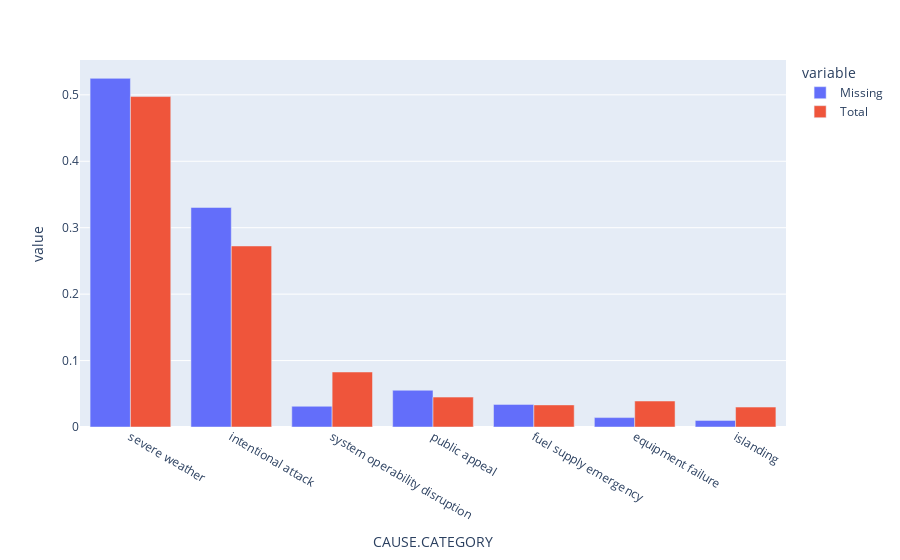

The notebook cell saved with this chart:
### Code cell
assess_missingness_on_cause("DEMAND.LOSS.MW")

### Figure 1 — Plotly figure (JSON) as saved in the notebook; plotly's stock layout.template omitted (floating-point values rounded to 4 significant figures)
{"data": [{"alignmentgroup": "True", "hovertemplate": "variable=Missing<br>CAUSE.CATEGORY=%{x}<br>value=%{y}<extra></extra>", "legendgroup": "Missing", "marker": {"color": "#636efa", "pattern": {"shape": ""}}, "name": "Missing", "offsetgroup": "Missing", "orientation": "v", "showlegend": true, "textposition": "auto", "type": "bar", "x": ["equipment failure", "fuel supply emergency", "intentional attack", "islanding", "public appeal", "severe weather", "system operability disruption"], "xaxis": "x", "y": [0.01418, 0.03404, 0.3305, 0.009929, 0.05532, 0.5248, 0.03121], "yaxis": "y"}, {"alignmentgroup": "True", "hovertemplate": "variable=Total<br>CAUSE.CATEGORY=%{x}<br>value=%{y}<extra></extra>", "legendgroup": "Total", "marker": {"color": "#EF553B", "pattern": {"shape": ""}}, "name": "Total", "offsetgroup": "Total", "orientation": "v", "showlegend": true, "textposition": "auto", "type": "bar", "x": ["equipment failure", "fuel supply emergency", "intentional attack", "islanding", "public appeal", "severe weather", "system operability disruption"], "xaxis": "x", "y": [0.03911, 0.03325, 0.2725, 0.02999, 0.04498, 0.4974, 0.08279], "yaxis": "y"}], "layout": {"barmode": "group", "legend": {"title": {"text": "variable"}, "tracegroupgap": 0}, "margin": {"t": 60}, "xaxis": {"anchor": "y", "categoryorder": "total descending", "domain": [0, 1], "title": {"text": "CAUSE.CATEGORY"}}, "yaxis": {"anchor": "x", "domain": [0, 1], "title": {"text": "value"}}}}
